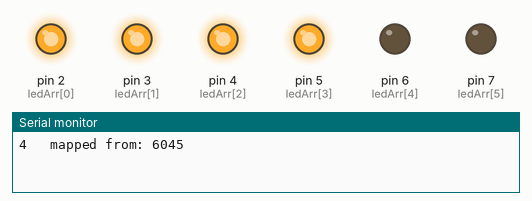
Simulated run of this sketch. Board: Arduino Uno, built with avr-gcc and run on an emulated ATmega328P. Shown: output pins drawn as LEDs (lit = HIGH), the last lines printed to the serial monitor. Random numbers use the default seed unless the sketch sets one.

Above: at 0.1 s.
At 8.1 s:
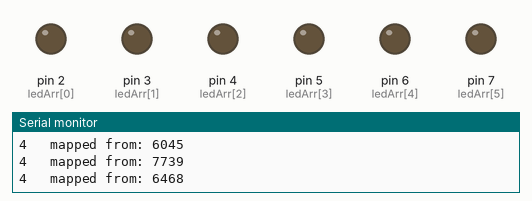
At 18.1 s:
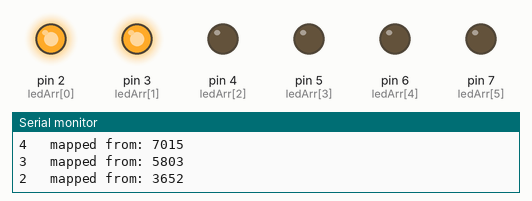
At 21.1 s:
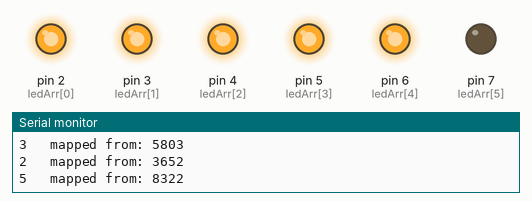
At 30.1 s:
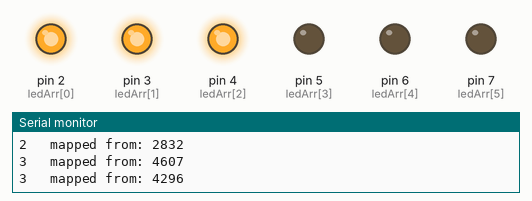
Timing chart, 0 to 40.0 s (numbered marks = the images above):
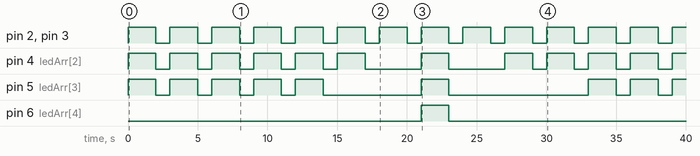

Measured:
- by itself, pin 2 (ledArr[0]), pin 3 (ledArr[1]): alternates HIGH for 2.0 s and LOW for 1.0 s
- by itself, pin 4 (ledArr[2]): repeats every 6.0 s: HIGH 2.0 s, LOW 4.0 s
- by itself, pin 5 (ledArr[3]): LOW → HIGH at 0.00 s, → LOW 2.0 s later, → HIGH 1.0 s later, → LOW 2.0 s later, … (17 changes in this stretch)
- by itself, pin 6 (ledArr[4]): LOW → HIGH at 21.0 s, → LOW 2.0 s later

The sketch:

Dice_Thrower.ino
```cpp
//Dice Thrower

const int DIM_COUNT = 6; //Dimension Count
int ledArr[DIM_COUNT] = {2, 3, 4, 5, 6, 7};


void setup()
{
  for (int i = 0; i < 6; i++)
  {
    pinMode(ledArr[i], OUTPUT);
  }
  Serial.begin(9600);
  randomSeed(analogRead(A0)); //creates a more random start so the sequence isn't the same every single run
}


void loop()
{
  int num;
  int mapChange;
  num = random(9999) + 1; // I'm not really sure why I did this
  mapChange = map(num, 1, 10000, 1, 6); // a higher random makes for a more random experience. by mapping it will create more randomness.
  for (int i = 0; i < mapChange; i++)
  {
    digitalWrite(ledArr[i], HIGH);
  }
  Serial.print(mapChange);
  Serial.print("\t mapped from: ");
  Serial.println(num);
  delay(2000);
  allOff();
}


void allOff()
{
  for (int i = 0; i < 6; i++)
  {
    digitalWrite(ledArr[i], LOW);
  }
  delay(1000);
}
```
